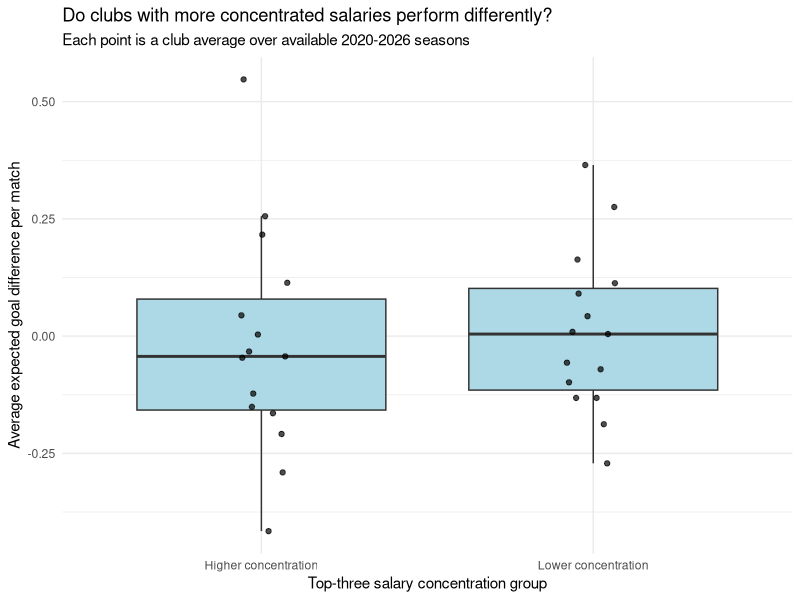
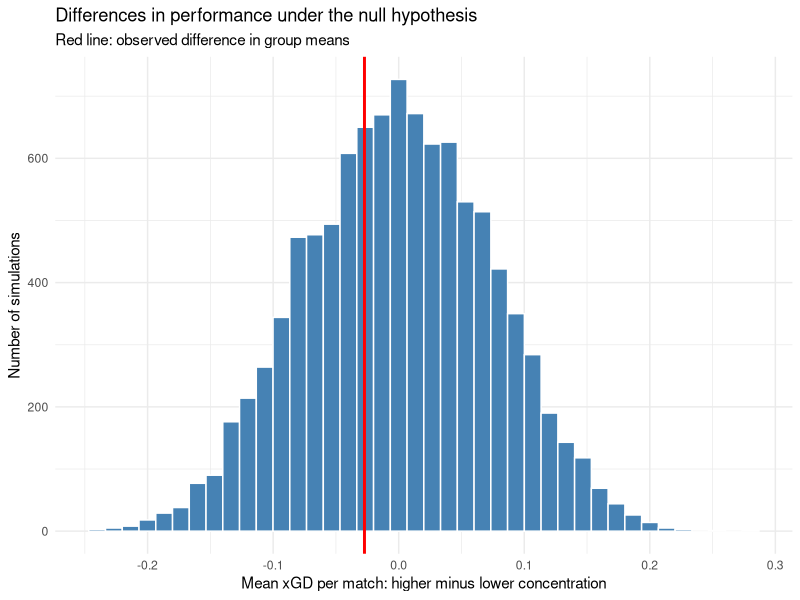

The R script that drew these images, in order:
## ---- chunk 1
library(tidyverse)
set.seed(47)

salaries <- read_csv("data/mls_salary_snapshots.csv")
performance <- read_csv("data/mls_team_performance.csv")
teams <- read_csv("data/mls_teams.csv")

payroll <- salaries |>
  group_by(year, team_id) |>
  summarize(total_pay = sum(guaranteed_compensation),
            players = n(), .groups = "drop")

top_three <- salaries |>
  group_by(year, team_id) |>
  slice_max(guaranteed_compensation, n = 3, with_ties = FALSE) |>
  summarize(top_three_pay = sum(guaranteed_compensation),
            .groups = "drop")

club_seasons <- payroll |>
  inner_join(top_three, by = c("year", "team_id")) |>
  inner_join(performance, by = c("year", "team_id")) |>
  filter(total_pay > 0, players >= 3, matches > 0) |>
  mutate(top_three_share = top_three_pay / total_pay,
         xgd_per_match = (xg_for - xg_against) / matches) |>
  left_join(teams, by = "team_id")

coverage <- club_seasons |>
  group_by(year) |>
  summarize(clubs = n(), fewest_matches = min(matches),
            most_matches = max(matches), .groups = "drop")
coverage
## ---- chunk 2
clubs <- club_seasons |>
  group_by(team_id, team_name) |>
  summarize(salary_share = mean(top_three_share),
            performance = mean(xgd_per_match),
            seasons = n(), .groups = "drop")

cutoff <- median(clubs$salary_share)
clubs <- clubs |>
  mutate(group = ifelse(salary_share > cutoff,
                        "Higher concentration", "Lower concentration"))

group_summary <- clubs |>
  group_by(group) |>
  summarize(clubs = n(), mean_xgd = mean(performance), .groups = "drop")
group_summary

observed_difference <- mean(clubs$performance[clubs$group == "Higher concentration"]) -
  mean(clubs$performance[clubs$group == "Lower concentration"])
## ---- chunk 3
ggplot(clubs, aes(x = group, y = performance)) +
  geom_boxplot(outlier.shape = NA, fill = "lightblue") +
  geom_point(position = position_jitter(width = 0.08, height = 0),
             alpha = 0.7) +
  labs(title = "Do clubs with more concentrated salaries perform differently?",
       subtitle = "Each point is a club average over available 2020-2026 seasons",
       x = "Top-three salary concentration group",
       y = "Average expected goal difference per match") +
  theme_minimal()
## ---- chunk 4
shuffle_difference <- function(rep) {
  shuffled <- clubs |>
    mutate(performance_shuffled = sample(performance, replace = FALSE))

  higher_mean <- shuffled |>
    filter(group == "Higher concentration") |>
    summarize(average = mean(performance_shuffled)) |>
    pull(average)

  lower_mean <- shuffled |>
    filter(group == "Lower concentration") |>
    summarize(average = mean(performance_shuffled)) |>
    pull(average)

  higher_mean - lower_mean
}

null_results <- tibble(
  difference = map_dbl(1:10000, shuffle_difference)
)

p_value <- mean(abs(null_results$difference) >= abs(observed_difference))
## ---- chunk 5
ggplot(null_results, aes(x = difference)) +
  geom_histogram(bins = 40, fill = "steelblue", color = "white") +
  geom_vline(xintercept = observed_difference, color = "red", linewidth = 1) +
  labs(title = "Differences in performance under the null hypothesis",
       subtitle = "Red line: observed difference in group means",
       x = "Mean xGD per match: higher minus lower concentration",
       y = "Number of simulations") +
  theme_minimal()
